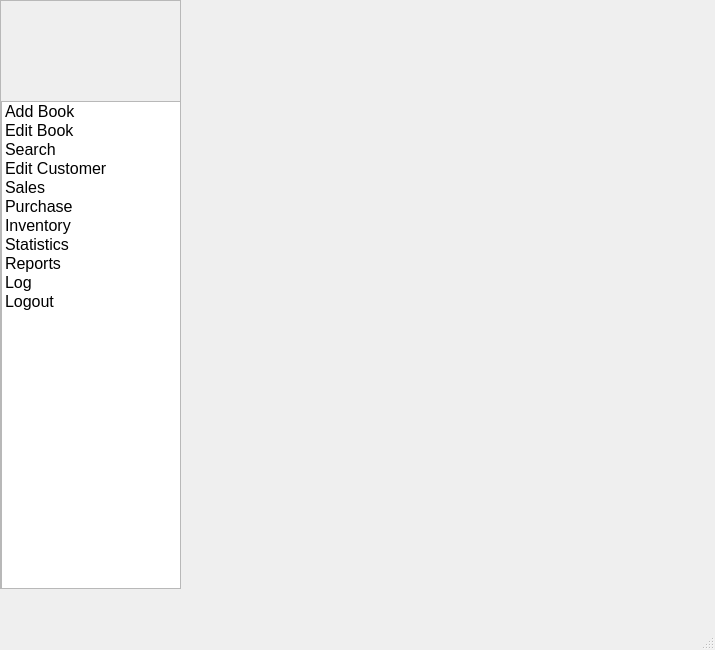
<?xml version="1.0" encoding="UTF-8"?>
<ui version="4.0">
 <class>MainWindow</class>
 <widget class="QMainWindow" name="MainWindow">
  <property name="geometry">
   <rect>
    <x>0</x>
    <y>0</y>
    <width>715</width>
    <height>650</height>
   </rect>
  </property>
  <property name="windowTitle">
   <string>MainWindow</string>
  </property>
  <widget class="QWidget" name="centralwidget">
   <widget class="QWidget" name="horizontalLayoutWidget">
    <property name="geometry">
     <rect>
      <x>0</x>
      <y>0</y>
      <width>181</width>
      <height>611</height>
     </rect>
    </property>
    <layout class="QHBoxLayout" name="horizontalLayout"/>
   </widget>
   <widget class="QScrollArea" name="scrollArea">
    <property name="geometry">
     <rect>
      <x>0</x>
      <y>0</y>
      <width>181</width>
      <height>589</height>
     </rect>
    </property>
    <property name="widgetResizable">
     <bool>true</bool>
    </property>
    <widget class="QWidget" name="scrollAreaWidgetContents">
     <property name="geometry">
      <rect>
       <x>0</x>
       <y>0</y>
       <width>179</width>
       <height>587</height>
      </rect>
     </property>
     <widget class="QListWidget" name="listWidget">
      <property name="geometry">
       <rect>
        <x>0</x>
        <y>100</y>
        <width>181</width>
        <height>521</height>
       </rect>
      </property>
      <property name="font">
       <font>
        <pointsize>12</pointsize>
       </font>
      </property>
      <item>
       <property name="text">
        <string>Add Book</string>
       </property>
      </item>
      <item>
       <property name="text">
        <string>Edit Book</string>
       </property>
      </item>
      <item>
       <property name="text">
        <string>Search</string>
       </property>
      </item>
      <item>
       <property name="text">
        <string>Edit Customer</string>
       </property>
      </item>
      <item>
       <property name="text">
        <string>Sales</string>
       </property>
      </item>
      <item>
       <property name="text">
        <string>Purchase</string>
       </property>
      </item>
      <item>
       <property name="text">
        <string>Inventory</string>
       </property>
      </item>
      <item>
       <property name="text">
        <string>Statistics</string>
       </property>
      </item>
      <item>
       <property name="text">
        <string>Reports</string>
       </property>
      </item>
      <item>
       <property name="text">
        <string>Log</string>
       </property>
      </item>
      <item>
       <property name="text">
        <string>Logout</string>
       </property>
      </item>
     </widget>
    </widget>
   </widget>
  </widget>
  <widget class="QMenuBar" name="menubar">
   <property name="geometry">
    <rect>
     <x>0</x>
     <y>0</y>
     <width>715</width>
     <height>21</height>
    </rect>
   </property>
  </widget>
  <widget class="QStatusBar" name="statusbar"/>
 </widget>
 <resources/>
 <connections/>
</ui>
